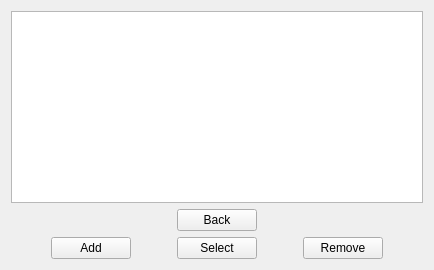
       <widget class="QWidget" name="page_character">
        <property name="styleSheet">
         <string notr="true">#page_character{background-image: url(:/images/background.jpg);}</string>
        </property>
        <layout class="QVBoxLayout" name="verticalLayout_34">
         <item>
          <widget class="QListWidget" name="characterEntryList">
           <property name="iconSize">
            <size>
             <width>80</width>
             <height>80</height>
            </size>
           </property>
           <property name="uniformItemSizes">
            <bool>true</bool>
           </property>
          </widget>
         </item>
         <item>
          <layout class="QHBoxLayout" name="horizontalLayout_57">
           <item>
            <spacer name="horizontalSpacer_53">
             <property name="orientation">
              <enum>Qt::Horizontal</enum>
             </property>
             <property name="sizeHint" stdset="0">
              <size>
               <width>40</width>
               <height>20</height>
              </size>
             </property>
            </spacer>
           </item>
           <item>
            <widget class="QPushButton" name="character_back">
             <property name="text">
              <string>Back</string>
             </property>
            </widget>
           </item>
           <item>
            <spacer name="horizontalSpacer_54">
             <property name="orientation">
              <enum>Qt::Horizontal</enum>
             </property>
             <property name="sizeHint" stdset="0">
              <size>
               <width>40</width>
               <height>20</height>
              </size>
             </property>
            </spacer>
           </item>
          </layout>
         </item>
         <item>
          <layout class="QHBoxLayout" name="horizontalLayout_15">
           <item>
            <spacer name="horizontalSpacer_50">
             <property name="orientation">
              <enum>Qt::Horizontal</enum>
             </property>
             <property name="sizeHint" stdset="0">
              <size>
               <width>40</width>
               <height>20</height>
              </size>
             </property>
            </spacer>
           </item>
           <item>
            <widget class="QPushButton" name="character_add">
             <property name="text">
              <string>Add</string>
             </property>
            </widget>
           </item>
           <item>
            <spacer name="horizontalSpacer_4">
             <property name="orientation">
              <enum>Qt::Horizontal</enum>
             </property>
             <property name="sizeHint" stdset="0">
              <size>
               <width>40</width>
               <height>20</height>
              </size>
             </property>
            </spacer>
           </item>
           <item>
            <widget class="QPushButton" name="character_select">
             <property name="text">
              <string>Select</string>
             </property>
            </widget>
           </item>
           <item>
            <spacer name="horizontalSpacer_51">
             <property name="orientation">
              <enum>Qt::Horizontal</enum>
             </property>
             <property name="sizeHint" stdset="0">
              <size>
               <width>40</width>
               <height>20</height>
              </size>
             </property>
            </spacer>
           </item>
           <item>
            <widget class="QPushButton" name="character_remove">
             <property name="text">
              <string>Remove</string>
             </property>
            </widget>
           </item>
           <item>
            <spacer name="horizontalSpacer_52">
             <property name="orientation">
              <enum>Qt::Horizontal</enum>
             </property>
             <property name="sizeHint" stdset="0">
              <size>
               <width>40</width>
               <height>20</height>
              </size>
             </property>
            </spacer>
           </item>
          </layout>
         </item>
        </layout>
       </widget>
